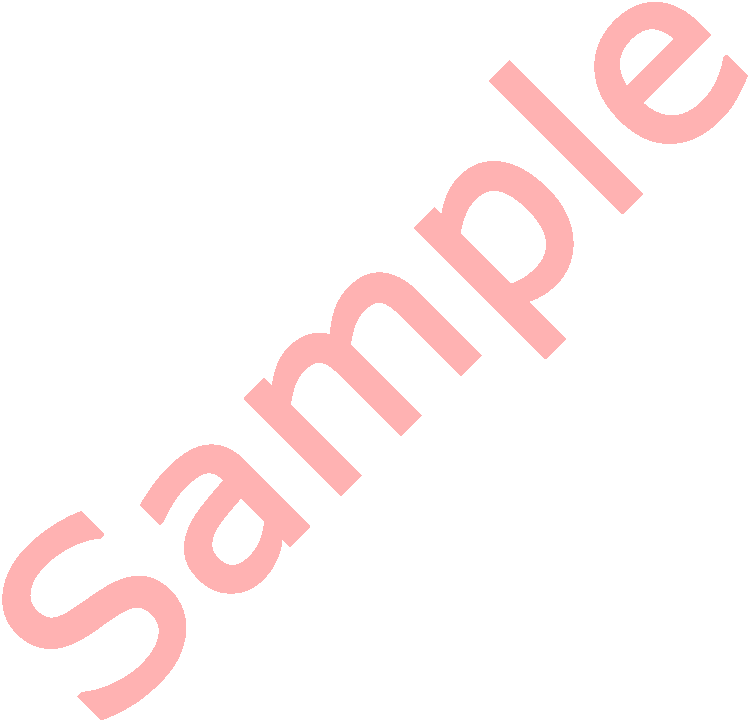
#> input picture media/watermark.png, 750 x 723 px
$ python -i utils.py   (imports and definitions only)
#> lines starting #> are read from the running program, lines starting #| are printed output that depends on the picture; after the words box and inside, x2 and y2 are one past the last pixel; in counts of white or black regions, pixels touching at a corner belong together
from django.core.mail import send_mail
from math import radians, cos, sin, asin, sqrt
from PIL import Image, ImageEnhance


def add_watermark(image, opacity=0.5, wm_interval=0):
    '''
    Наложение водяного знака (media/watermark.png)
    на аватар пользователя, регистрирующегося в приложении.
    '''
#> called with image = '../media/watermark.png', opacity = 0.5, wm_interval = 0

    image = Image.open(image)
#> image is the input picture: PIL image 750x723 RGBA; mean R, G, B, A 31.9, 0, 0, 9.6
    watermark = Image.open('media/watermark.png')
    assert opacity >= 0 and opacity <= 1
    if opacity < 1:
        if watermark.mode != 'RGBA':
            watermark = watermark.convert('RGBA')
        else:
            watermark = watermark.copy()
        alpha = watermark.split()[3]
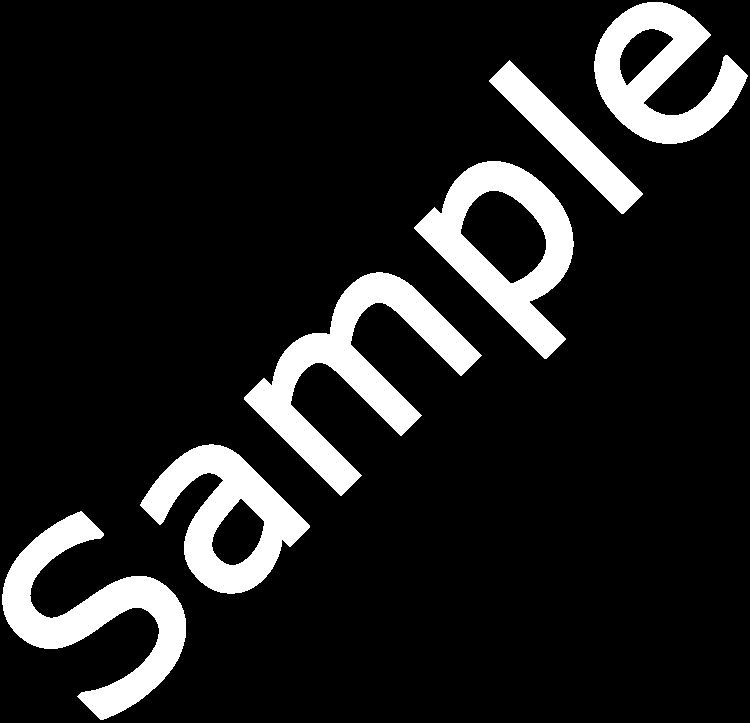
#> alpha: PIL image 750x723 L; values 0 (black) and 77 (white), 12.5% white; 6 white regions, box (x1, y1, x2, y2) and area: (244, 272, 482, 496) 15078, (2, 511, 186, 720) 13133, (414, 161, 574, 359) 12200, (140, 444, 310, 594) 11033, (594, 2, 748, 144) 10732, (489, 60, 643, 214) 5627
        alpha = ImageEnhance.Brightness(alpha).enhance(opacity)
        watermark.putalpha(alpha)
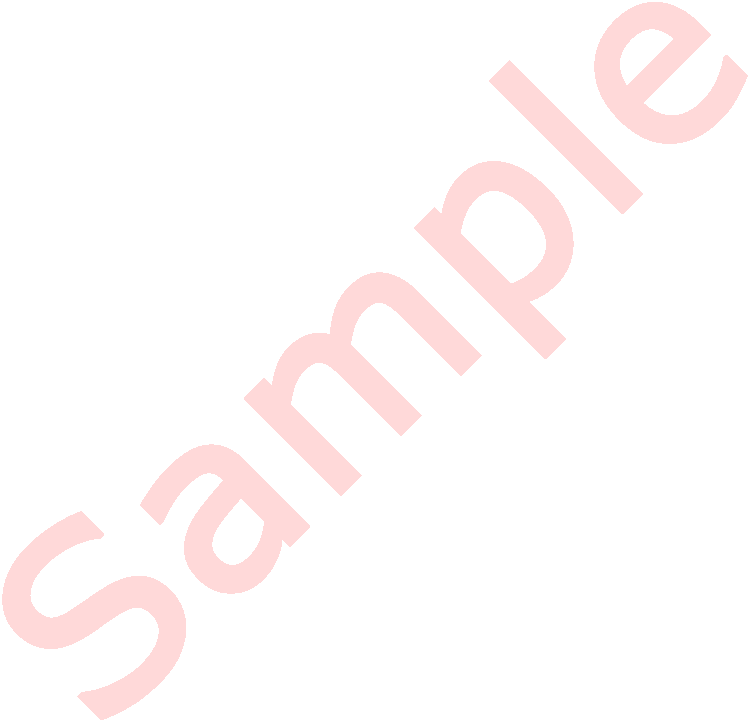
#> watermark: PIL image 750x723 RGBA; mean R, G, B, A 31.9, 0, 0, 4.8; transparent parts drawn white
    layer = Image.new('RGBA', image.size, (0, 0, 0, 0))
#> layer: PIL image 750x723 RGBA; every value is 0
    for y in range(0, image.size[1], watermark.size[1]+wm_interval):
        for x in range(0, image.size[0], watermark.size[0]+wm_interval):
            layer.paste(watermark, (x, y))
    return Image.composite(layer,  image,  layer)


def custom_send_mail(subject, receiver):
    '''
    Отправка уведомления по email, первый параметр - о ком отправляем
    информацию, второй - кому.
    '''
    return send_mail(
        'Вы кому-то понравились!',
        f'Вы понравились {subject.username}! '
        f'Почта участника: {subject.email}',
        'info@dating-service.example',
        [receiver.email],
        fail_silently=False,
    )


def haversine(lon1, lat1, lon2, lat2):
    '''
    Вычисление расстояния большого круга между двумя точками
    на поверхности Земли, координаты которых заданы в виде
    десятичных градусов.
    '''
    # перевод десятичных градусов в радианы
    lon1, lat1, lon2, lat2 = map(radians, [lon1, lat1, lon2, lat2])
    # формула гаверсинуса
    dlon = lon2 - lon1
    dlat = lat2 - lat1
    a = sin(dlat/2)**2 + cos(lat1) * cos(lat2) * sin(dlon/2)**2
    c = 2 * asin(sqrt(a))
    # Радиус Земли 6371 км
    km = '{:.2f}'.format(6371 * c)
    return km

>>> result = add_watermark('../media/watermark.png')
